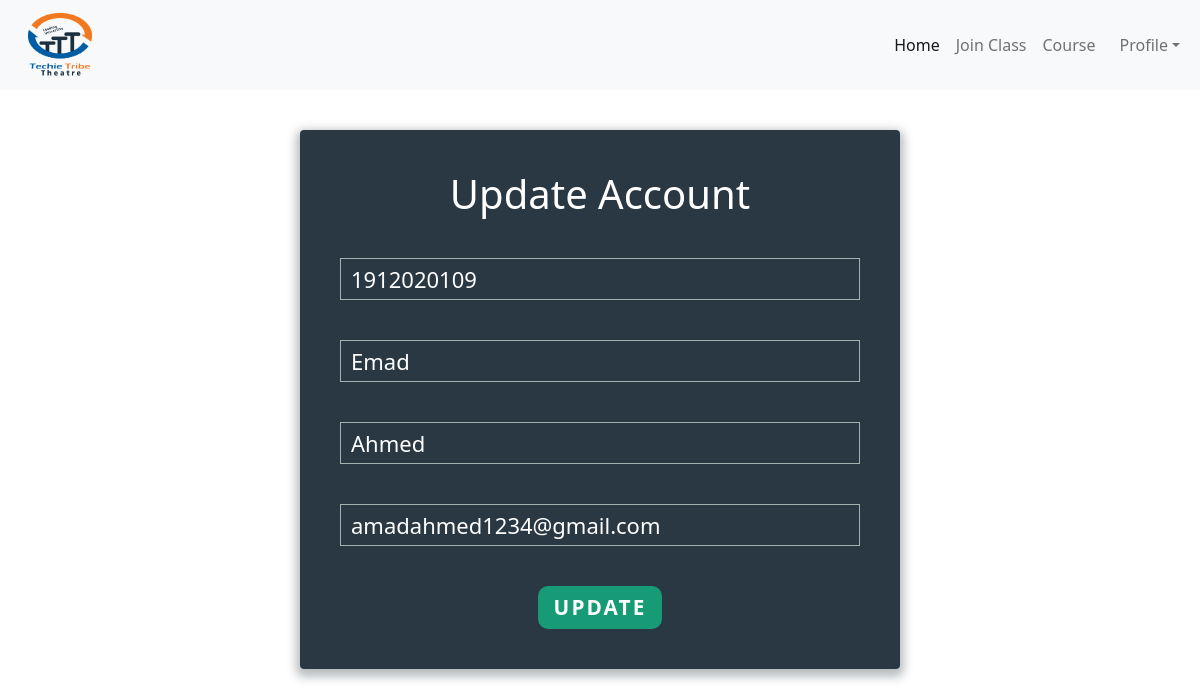
The page /student/update_account_stu (signed in) on the database its author committed.
### mainapp/models.py (models this page shows, shortened)
class Student(models.Model):
    id_no = models.IntegerField()
    first_name = models.CharField(max_length=100)
    last_name = models.CharField(max_length=100)
    email = models.EmailField()
    password = models.CharField(max_length=100)
    cpassword = models.CharField(max_length=100)

### student/views.py (the view, shortened to what this page needs)
class EditStudent(View):
    def get(self, request):
        student = request.session.get("student")
        studentst = Student.objects.get(id=student)
        form = StudentEditRegisterForm(instance=studentst)
        if student:
            return render(request, 'update_student.html', {'form': form})

### mainapp/forms.py
class StudentEditRegisterForm(forms.ModelForm):
    class Meta:
        model = Student
        fields = ['id_no', 'first_name',
                  'last_name', 'email']
        widgets = {
            'id_no': forms.TextInput(attrs={'placeholder': 'Id No'}),
            'first_name': forms.TextInput(attrs={'placeholder': 'First Name'}),
            'last_name': forms.TextInput(attrs={'placeholder': 'Last Name'}),
            'email': forms.EmailInput(attrs={'placeholder': 'Email'}),
        }

### student/templates/update_student.html (shortened to what this page needs)
{% extends 'base_student.html' %} <br />
{% load static %} <br>
{% block content %}
<link rel="stylesheet" href="{% static 'css/form.css' %}">
<div class="form">
    <div class="tab-content">
      <div id="signup">
        <h1>Update Account</h1>
        <form action="" method="POST">
          {% for fm in form %}
          <div class="field-wrap">
              {{fm}}
          </div>
          {% endfor %}
        <div class='text-center'>
        <button type="submit" class="button"/>Update</button>
      </div>
        </form>
      </div>
    </div>
</div>
{% endblock content %}

### teacher/static/css/form.css (style rules this page uses)
*, *:before, *:after { -webkit-box-sizing: border-box; box-sizing: border-box; }
.form { background: rgba(19, 35, 47, 0.9); padding: 40px; max-width: 600px; margin: 40px auto; border-radius: 4px; -webkit-box-shadow: 0 4px 10px 4px rgba(19, 35, 47, 0.3); box-shadow: 0 4px 10px 4px rgba(19, 35, 47, 0.3); }
h1 { text-align: center; color: #ffffff; font-weight: 300; margin: 0 0 40px; }
input, textarea { font-size: 22px; display: block; width: 100%; height: 100%; padding: 5px 10px; background: none; background-image: none; border: 1px solid #a0b3b0; color: #ffffff; border-radius: 0; -webkit-transition: border-color .25s ease, -webkit-box-shadow .25s ease; transition: border-color .25s ease, -webkit-box-shadow .25s ease; transition: border-color .25s ease, box-shadow .25s ease; transition: border-color .25s ease, box-shadow .25s ease, -webkit-box-shadow .25s ease; }
.field-wrap { position: relative; margin-bottom: 40px; }
.button { border: 0; outline: none; border-radius: 10px; padding: 6px 0; padding-left: 1rem; padding-right: 1rem; font-size: 1.3rem; font-weight: 600; text-transform: uppercase; letter-spacing: .1em; color: #ffffff; background: #179b77;; -webkit-transition: all 0.5s ease; transition: all 0.5s ease; -webkit-appearance: none; }

### rows shown on the page
Student: form "1912020109" "Emad" "Ahmed" "amadahmed1234@gmail.com"
